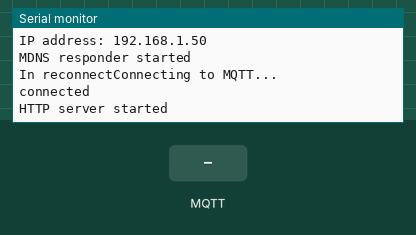
This sketch was run on a simulated ESP8266 (NodeMCU). Parts: the last lines printed to the serial monitor. Inputs (shaded band) come from the test bench. WiFi joins after 1.5 s; servers stay silent unless stated; no MQTT or app messages arrive unless stated.

Above: at 2.7 s.
2.8 s: MQTT message "esp32" arrives on the first subscribed topic
At 4.0 s:
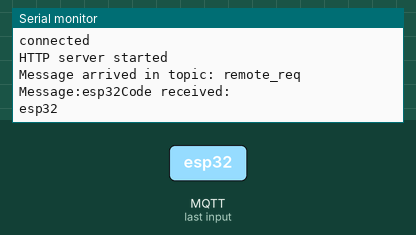
4.3 s: MQTT message "code" arrives on the first subscribed topic
At 5.1 s:
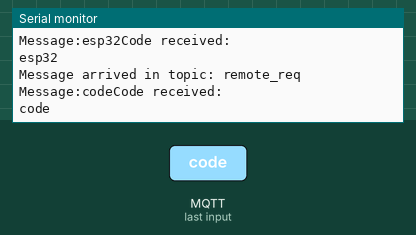
5.8 s: MQTT message "1" arrives on the first subscribed topic
At 6.3 s:
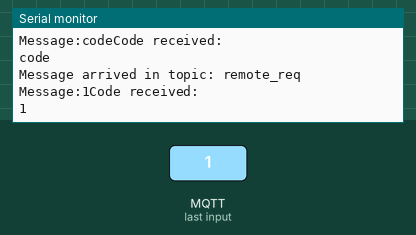
7.3 s: MQTT message "on" arrives on the first subscribed topic
At 8.5 s:
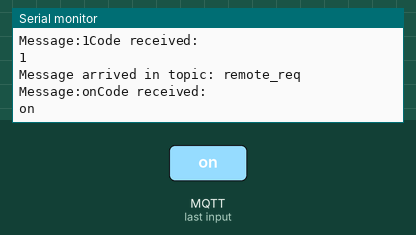
8.8 s: MQTT message "off" arrives on the first subscribed topic
At 9.7 s:
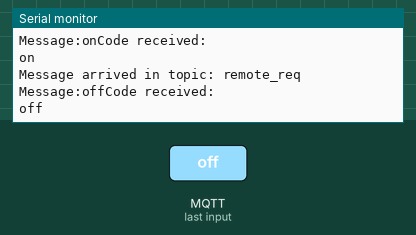

The sketch:

IRSenderMQTT.ino
```cpp
#include <PubSubClient.h>

/*
 * IRremoteESP8266: IRServer - demonstrates sending IR codes controlled from a webserver
 * Version 0.3 May, 2019
 * Version 0.2 June, 2017
 * Copyright 2015 Mark Szabo
 * Copyright 2019 David Conran
 *
 * An IR LED circuit *MUST* be connected to the ESP on a pin
 * as specified by kIrLed below.
 *
 * TL;DR: The IR LED needs to be driven by a transistor for a good result.
 *
 * Suggested circuit:
 *     https://github.com/crankyoldgit/IRremoteESP8266/wiki#ir-sending
 *
 * Common mistakes & tips:
 *   * Don't just connect the IR LED directly to the pin, it won't
 *     have enough current to drive the IR LED effectively.
 *   * Make sure you have the IR LED polarity correct.
 *     See: https://learn.sparkfun.com/tutorials/polarity/diode-and-led-polarity
 *   * Typical digital camera/phones can be used to see if the IR LED is flashed.
 *     Replace the IR LED with a normal LED if you don't have a digital camera
 *     when debugging.
 *   * Avoid using the following pins unless you really know what you are doing:
 *     * Pin 0/D3: Can interfere with the boot/program mode & support circuits.
 *     * Pin 1/TX/TXD0: Any serial transmissions from the ESP8266 will interfere.
 *     * Pin 3/RX/RXD0: Any serial transmissions to the ESP8266 will interfere.
 *   * ESP-01 modules are tricky. We suggest you use a module with more GPIOs
 *     for your first time. e.g. ESP-12 etc.
 */
#include <Arduino.h>
#if defined(ESP8266)
#include <ESP8266WiFi.h>
#include <ESP8266WebServer.h>
#include <ESP8266mDNS.h>
#endif  // ESP8266
#if defined(ESP32)
#include <WiFi.h>
#include <WebServer.h>
#include <ESPmDNS.h>
#endif  // ESP32
#include <IRremoteESP8266.h>
#include <IRsend.h>
#include <WiFiClient.h>

const char* kSsid = "BorovayaAP";
const char* kPassword = "25101965";

const char* mqttServer = "m12.cloudmqtt.com";
const int mqttPort = 13787;
const char* mqttUser = "oajcfgbq";
const char* mqttPassword = "JRifvCMEmidH";

WiFiClient espClient;
PubSubClient client(espClient);

MDNSResponder mdns;

#if defined(ESP8266)
ESP8266WebServer server(80);
#undef HOSTNAME
#define HOSTNAME "esp8266"
#endif  // ESP8266
#if defined(ESP32)
WebServer server(80);
#undef HOSTNAME
#define HOSTNAME "esp32"
#endif  // ESP32

const uint16_t kIrLed = 4;  // ESP GPIO pin to use. Recommended: 4 (D2).

IRsend irsend(kIrLed);  // Set the GPIO to be used to sending the message.

void handleRoot() {
  server.send(200, "text/html",
              "<html>" \
                "<head><title>" HOSTNAME " Demo</title></head>" \
                "<meta charset=\"UTF-8\">" \
                "<body>" \
                  "<h1>Hello from " HOSTNAME ", you can send NEC encoded IR" \
                      "signals from here!</h1>" \
                      "<h2>Приставка:<h2>" \
                  "<p><a href=\"ir?code=16712445\">Включение</a></p>" \
                  "<p><a href=\"ir?code=16724175\">Громкость +</a></p>" \
                  "<p><a href=\"ir?code=16718055\">Громкость -</a></p>" \
                  "<p><a href=\"ir?code=16764975\">Канал +</a></p>" \
                  "<p><a href=\"ir?code=16754775\">Канал -</a></p>" \
                  "<p><a href=\"ir?code=16749165\">ОК</a></p>" \
                  "<p> <a href=\"ir?code=16769565\">↑</a></p>" \
                  "<p><a href=\"ir?code=16716525\">←</a>   <a href=\"ir?code=16732845\">→</a></p>" \
                  "<p> <a href=\"ir?code=16765485\">↓</a></p>" \
                  "<p> <a href=\"ir?code=16744575\">1</a> <a href=\"ir?code=16728255\">2</a> <a href=\"ir?code=16760895\">3</a></p>" \
                  "<p> <a href=\"ir?code=16720095\">4</a> <a href=\"ir?code=16752735\">5</a> <a href=\"ir?code=16736415\">6</a></p>" \
                  "<p> <a href=\"ir?code=16769055\">7</a> <a href=\"ir?code=16716015\">8</a> <a href=\"ir?code=16748655\">9</a></p>" \
                  "<p>   <a href=\"ir?code=16711935\">0</a></p>" \
                "<h2>Телевизор:<h2>" \
                "<p><a href=\"ir?code=551489775\">Включение</a></p>" \
                  "<p><a href=\"ir?code=551502015\">Громкость +</a></p>" \
                  "<p><a href=\"ir?code=551534655\">Громкость -</a></p>" \
                  "<p><a href=\"ir?code=551494365\">ОК</a></p>" \
                  "<p> <a href=\"ir?code=551486205\">↑</a></p>" \
                  "<p><a href=\"ir?code=551542815\">←</a>   <a href=\"ir?code=551510175\">→</a></p>" \
                  "<p> <a href=\"ir?code=551518845\">↓</a></p>" \
                  "<p> <a href=\"ir?code=551538735\">Input</a></p>" \
                "</body>" \
              "</html>");
}

void handleIr() {
  for (uint8_t i = 0; i < server.args(); i++) {
    if (server.argName(i) == "code") {
      uint32_t code = strtoul(server.arg(i).c_str(), NULL, 10);
#if SEND_NEC
      irsend.sendNEC(code, 32);
#endif  // SEND_NEC
    }
  }
  handleRoot();
}

void handleNotFound() {
  String message = "File Not Found\n\n";
  message += "URI: ";
  message += server.uri();
  message += "\nMethod: ";
  message += (server.method() == HTTP_GET)?"GET":"POST";
  message += "\nArguments: ";
  message += server.args();
  message += "\n";
  for (uint8_t i = 0; i < server.args(); i++)
    message += " " + server.argName(i) + ": " + server.arg(i) + "\n";
  server.send(404, "text/plain", message);
}

void callback(char* topic, byte* payload, unsigned int length) {
    Serial.print("Message arrived in topic: ");
    Serial.println(topic);

  Serial.print("Message:");
  for (int i = 0; i < length; i++) {
    Serial.print((char)payload[i]);
  }
    byte* payload_copy = reinterpret_cast<byte*>(malloc(length + 1));
    if (payload_copy == NULL) {
      Serial.println("Can't allocate memory for `payload_copy`. Skipping callback!");
      return;
    }
    // Copy the payload to the new buffer
    memcpy(payload_copy, payload, length);

    // Conversion to a printable string
    payload_copy[length] = '\0';
    String callback_string = String(reinterpret_cast<char*>(payload_copy));
    String topic_name = String(reinterpret_cast<char*>(topic));

    client.publish("remote_resp", callback_string.c_str());

    uint32_t code = strtoul(callback_string.c_str(), NULL, 10);
    Serial.println("Code received:");
    Serial.println(callback_string);

    irsend.sendNEC(code, 32);

    // Free the memory
    free(payload_copy);

}

void reconnect() {
 // Loop until we're reconnected
  Serial.print("In reconnect");
 while (!client.connected()) {
     Serial.println("Connecting to MQTT...");

    if (client.connect("ESP8266Client", mqttUser, mqttPassword )) {
      Serial.println("connected");
      client.publish("remote_resp", "Connected");
      client.subscribe("remote_req");
    } else {

      Serial.print("failed with state ");
      Serial.print(client.state());
      delay(2000);

    }
 }
}

void setup(void) {
  irsend.begin();

  Serial.begin(115200);
  WiFi.begin(kSsid, kPassword);
  Serial.println("");

  // Wait for connection
  while (WiFi.status() != WL_CONNECTED) {
    delay(500);
    Serial.print(".");
  }
  Serial.println("");
  Serial.print("Connected to ");
  Serial.println(kSsid);
  Serial.print("IP address: ");
  Serial.println(WiFi.localIP().toString());

#if defined(ESP8266)
  if (mdns.begin(HOSTNAME, WiFi.localIP())) {
#else  // ESP8266
  if (mdns.begin(HOSTNAME)) {
#endif  // ESP8266
    Serial.println("MDNS responder started");
  }


client.setServer(mqttServer, mqttPort);
client.setCallback(callback);

reconnect();

  server.on("/", handleRoot);
  server.on("/ir", handleIr);

  server.on("/inline", [](){
    server.send(200, "text/plain", "this works as well");
  });

  server.onNotFound(handleNotFound);

  server.begin();
  Serial.println("HTTP server started");
}


void loop(void) {
  server.handleClient();
   if (!client.connected()) {
  reconnect();
 }
 client.loop();
}
```

Measured:
- after the input at 2.8 s, the serial monitor: prints a new line at once (image 1)
- after the input at 4.3 s, the serial monitor: prints a new line at once (image 2)
- after the input at 5.8 s, the serial monitor: prints a new line at once (image 3)
- after the input at 7.3 s, the serial monitor: prints a new line at once (image 4)
- after the input at 8.8 s, the serial monitor: prints a new line at once (image 5)
